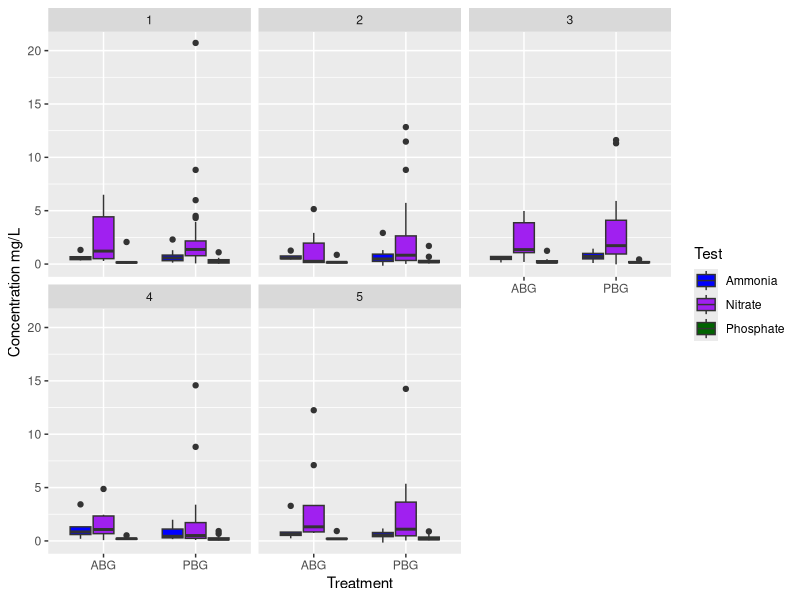
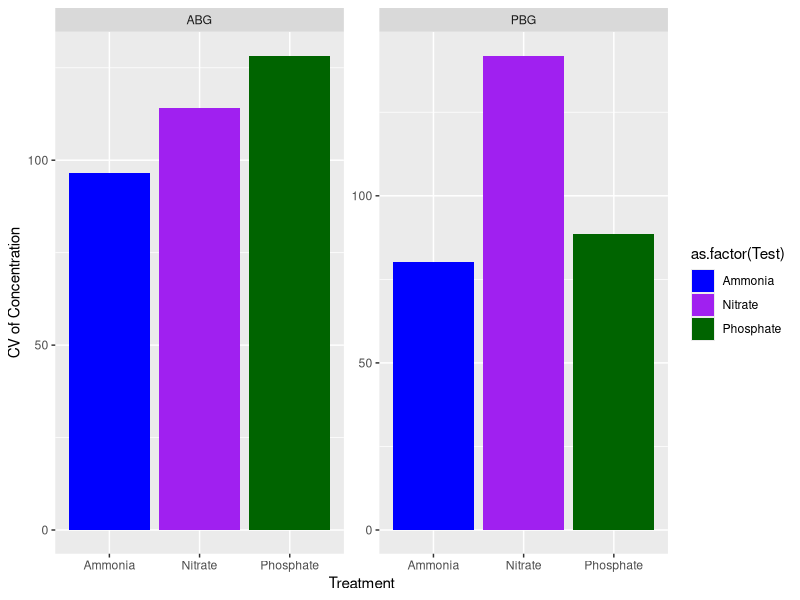

Here is the R script that generated these plots, in order:
## ---- chunk 1
knitr::opts_knit$set(root.dir = "/Users/rachaelbrenneman/Desktop/data_wrangle/UNCG_DataWrangling")
library(tidyverse)
library(dplyr)
library(ggplot2)
## ---- chunk 2
raw_N <- read.csv(file = "PBG_N_compiled_raw_2021.csv", stringsAsFactors = F)
raw_P <- read.csv(file = "PBG_P_compiled_raw_2021.csv", stringsAsFactors = F)
PBG_trts <- read.csv(file = "PBG_trts.csv", stringsAsFactors = F)
## ---- chunk 3
PN_together <- rbind(raw_N, raw_P) %>% 
  dplyr::filter(grepl('U', sample)) %>% 
  group_by(Sample) %>% 
  filter(dilution == max(dilution)) %>% 
  ungroup() %>% 
  separate(col=Sample,
           into=c('watershed', 'transect', 'plot', 'treatment'),
           sep='-') %>% 
  select(-treatment)

together_trts <- merge(PN_together, PBG_trts)

select_together <- together_trts %>%
  select(transect, treatment, watershed, plot, concentration, units, test)
select_together$concentration=as.numeric(select_together$concentration)

rename_together <- select_together %>% 
  mutate(Test = ifelse(test == "HCl PO4_1", "Phosphate", ifelse(test == "KCl Ammonia 10", "Ammonia", "Nitrate"))) %>% 
  select(-test) %>% 
  na.omit(transect:Test)
## ---- chunk 4
ggplot(rename_together, aes(x = treatment, y = concentration,fill=Test)) +
  geom_boxplot() + 
  facet_wrap(~plot) +
  scale_fill_manual(values=c('blue', 'purple', 'dark green')) +
  ylab("Concentration mg/L") +
  xlab("Treatment")
## ---- chunk 5
cv <- function(x) 100*(sd(x,na.rm = TRUE)/mean(x, na.rm=TRUE))

CV_nutrient <- rename_together %>% 
  group_by(treatment, Test) %>% 
  summarize(cv=cv(as.numeric(concentration))) %>% 
  ungroup()
## ---- chunk 6
ggplot(CV_nutrient, aes(x=Test, y=as.numeric(cv), fill = as.factor(Test))) +
  geom_bar(stat = 'identity') +
  facet_wrap(~treatment, scales = 'free') +
  scale_fill_manual(values=c('blue', 'purple', 'dark green')) +
  xlab('Treatment') +
  ylab('CV of Concentration')
